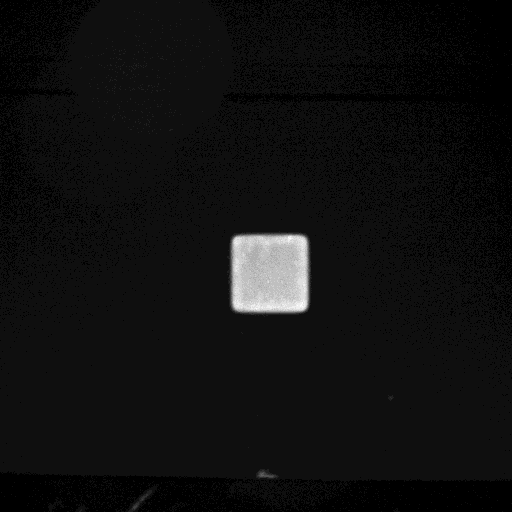
#> input picture Supplemental protocols and data/Data/Figure 4/Raw data/Main figures/Figure 4F/10-04-22/atto_1.tif, 512 x 512 px; the run also reads 1 picture not shown here
$ python image_analyzer_fig4.py
#> lines starting #> are read from the running program, lines starting #| are printed output that depends on the picture
# -*- coding: utf-8 -*-
"""
Created on Fri Sep 30 09:56:28 2022

@author: rmish
"""

import skimage
import os
import matplotlib.pyplot as plt
import numpy as np
from matplotlib.colors import LinearSegmentedColormap
from skimage.color import rgb2gray

import matplotlib.pyplot as plt
from skimage import data
from skimage import color
from skimage import img_as_float
import cv2

def hextorgb(hx):
    return tuple(int(hx[i:i+2], 16) for i in (0, 2, 4))

def colormapgenerator(list_colors,label = 'mylist', bins = 100):
    cmaps = LinearSegmentedColormap.from_list(
        label,
        list_colors,
        N = 100)
    return cmaps

# [44 lines left out: function automatic_brightness_and_contrast, not called in this run]

#%%define colors
ab=0
afact = 1.
bfact = 1.15

rc='0084FF'
redc = hextorgb(rc)
red = tuple(ti/255 for ti in redc)

gc='2ca02cf'
greenc = hextorgb(gc)
green = tuple(ti/255 for ti in greenc)

bc = 'ed2024'
bluec = hextorgb(bc)
blue = tuple(ti/255 for ti in bluec)

list_colors = [(0, 0, 0,ab),
               red]
red = colormapgenerator(list_colors)
list_colors = [(0, 0, 0,ab),
               green]
green = colormapgenerator(list_colors)
list_colors = [(0, 0, 0,ab),
               blue]
blue = colormapgenerator(list_colors)

#%%load images

g1 = skimage.io.imread('atto_1.tif')
#> g1 is the input picture: shape (512, 512) uint16; min 1651, max 5866, mean 1911.4
g2 = skimage.io.imread('atto_2.tif')
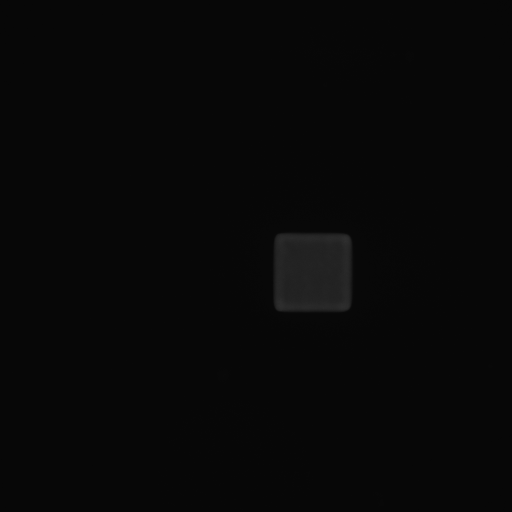
#> input picture Supplemental protocols and data/Data/Figure 4/Raw data/Main figures/Figure 4F/10-04-22/atto_2.tif, 512 x 512 px
#> g2 is the input picture: shape (512, 512) uint16; min 1748, max 12135, mean 2112.8
r2 = skimage.io.imread('cy3_2.tif')
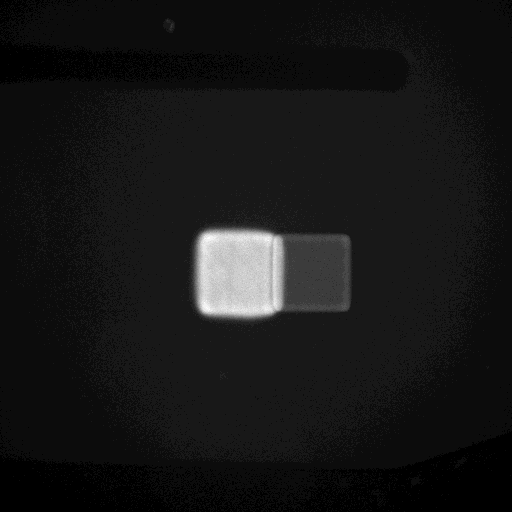
#> input picture Supplemental protocols and data/Data/Figure 4/Raw data/Main figures/Figure 4F/10-04-22/cy3_2.tif, 512 x 512 px
#> r2 is the input picture: shape (512, 512) uint16; min 1643, max 7105, mean 2141.5
g3 = skimage.io.imread('atto_3.tif')
b3 = skimage.io.imread('cy3_3.tif')
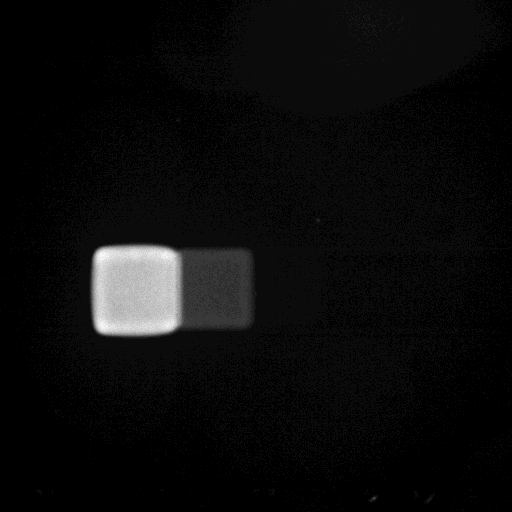
#> input picture Supplemental protocols and data/Data/Figure 4/Raw data/Main figures/Figure 4F/10-04-22/Cy3_3.tif, 512 x 512 px, found by its file name
#> b3 is the input picture: shape (512, 512) uint16; min 1624, max 7231, mean 1937.6
r3 = skimage.io.imread('tye_3.tif')
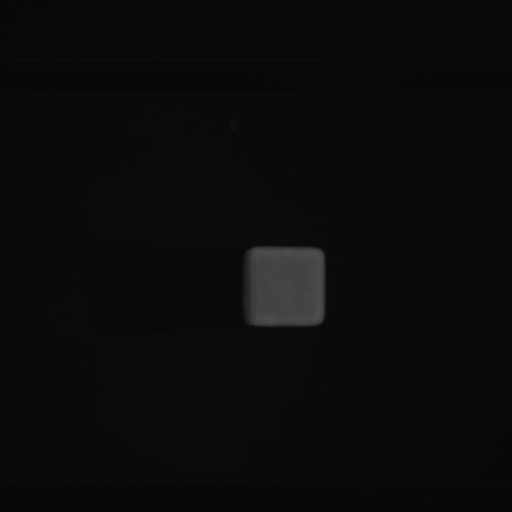
#> input picture Supplemental protocols and data/Data/Figure 4/Raw data/Main figures/Figure 4F/10-04-22/tye_3.tif, 512 x 512 px
#> r3 is the input picture: shape (512, 512) uint16; min 1663, max 20070, mean 2899.8

#> (the run stopped early here; a loop or call above may not have finished)
